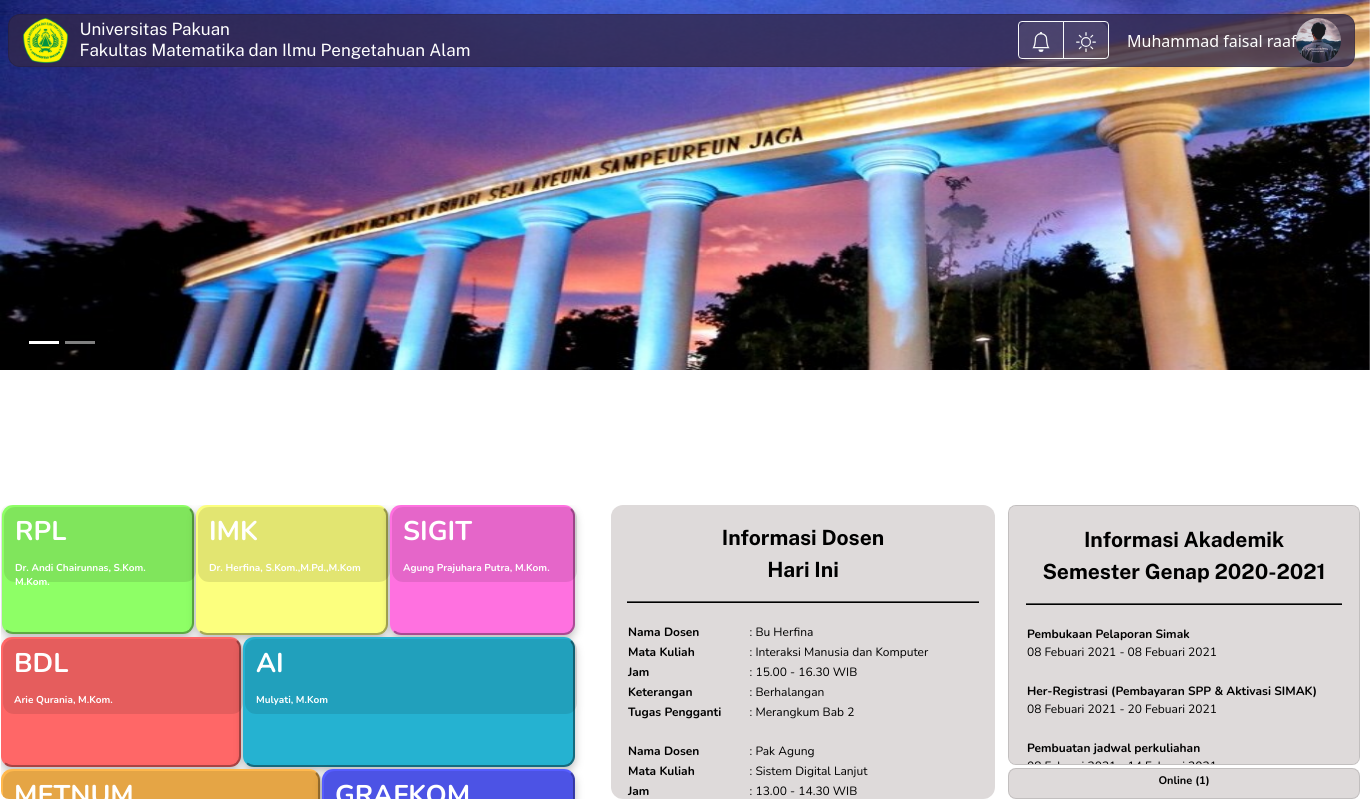
/beranda.php (signed in), run on the app's committed database.
### tables this page shows
CREATE TABLE `lms_mahasiswa` (
  `id_mahasiswa` int(11) NOT NULL,
  `nama` varchar(64) NOT NULL,
  `npm` varchar(9) NOT NULL,
  `status` varchar(10) NOT NULL,
  `kelas` varchar(2) NOT NULL,
  `semester` varchar(2) NOT NULL,
  `jurusan` varchar(20) NOT NULL,
  `wali_dosen` varchar(64) NOT NULL,
  `foto` varchar(255) NOT NULL,
  `tgl_lhr` date NOT NULL
);

CREATE TABLE `dosen` (
  `ID_Dos` varchar(10) NOT NULL,
  `Nama_Dos` varchar(35) NOT NULL,
  `Matkul` varchar(60) NOT NULL,
  `No_WA` varchar(35) NOT NULL,
  `Jam_Matkul` varchar(45) NOT NULL
);

### beranda.php (the view, shortened to what this page needs)
<?php
include "koneksi.php";
?>
<!doctype html>
<html lang="en">
<head>
    <link href="https://cdn.jsdelivr.net/npm/bootstrap@5.0.1/dist/css/bootstrap.min.css" rel="stylesheet">
    <link rel="stylesheet" href="./Resource/style.css">
    <link rel="stylesheet" href="https://cdnjs.cloudflare.com/ajax/libs/font-awesome/4.7.0/css/font-awesome.min.css">
</head>
<body>
    <div id="carouselExampleIndicators" class="carousel slide" data-bs-ride="carousel">
        <div class="carousel-indicators">
            <button type="button" data-bs-target="#carouselExampleIndicators" data-bs-slide-to="0" class="active" aria-current="true" aria-label="Slide 1"></button>
            <button type="button" data-bs-target="#carouselExampleIndicators" data-bs-slide-to="1" aria-label="Slide 2"></button>
        </div>
        <div class="carousel-inner">
            <div id="gambar-beranda" class="carousel-item active img-fluid">
                <img src="./Resource/Image/dashboard bg2_kujang party 1302x668.jpeg" class="d-block w-100" alt=" gambar kujang">
            </div>
        </div>
    </div>
    <div>
        <div id="beranda-h" class="card">
            <div class="card-body">
                <img src="./Resource/Image/logo unpak.png" id="logo-beranda" alt="logo unpak">
                <p id="nama-univ-beranda">Universitas Pakuan<br>Fakultas Matematika dan Ilmu Pengetahuan Alam</p>
                <div id="icon-h" class="card">
                    <div class="card-body" style="padding: 0px 0px 0px 0px;">
                        <div class="btn-group-me-1">
                            <div class="btn-group me-2" role="group" aria-label="Second group">
                                <button type="button" class="btn btn-outline-light" data-bs-toggle="collapse" data-bs-target="#collapsenotif" aria-expanded="false" aria-controls="collapsenotif">
                                </button>
                                <button type="button" class="btn btn-outline-light" aria-expanded="false">
                                </button>
                            </div>
                        </div>
                    </div>
                </div>
            </div>
            <?php
            $tampilPeg    = mysqli_query($conn, "SELECT * FROM lms_mahasiswa WHERE id_mahasiswa='$_SESSION[id_mahasiswa]'");
            $peg    = mysqli_fetch_array($tampilPeg);
            ?>
            <div id="profile-h" class="card">
                <button class="btn btn-primary" type="button" data-bs-toggle="collapse" data-bs-target="#collapseExample" aria-expanded="false" aria-controls="collapseExample" style="background: rgba(255,255,255,0);
                color: white;
                text-align: left;
                border-width: 0px;
               padding: 14px 0px 0px 6px;
                /* margin: 0px 38px 0px 0px;*/">
                    <p><?= $peg['nama'] ?></p>
                    <img src="resource/image/<?= $peg['foto'] ?>" id="photo-user" alt="photo profile">
                </button>
            </div>
        </div>
    </div>
    <div>
        <div id="matakuliah-h" class="card card-$purple-600">
            <?php
            $sql = "SELECT ID_Dos,Nama_Dos,Matkul FROM Dosen ;";
            $result = mysqli_query($conn, $sql);
            $resultcheck = mysqli_num_rows($result);
            if ($resultcheck > 0) {
                while ($row = mysqli_fetch_array($result)) {
                    echo '
                <button class="Matkul_' . $row['ID_Dos'] . '" type="button" data-bs-toggle="collapse" data-bs-target="#collapseMatkul" aria-expanded="false" aria-controls="collapseMatkul">
                <div class="Matkul' . $row['ID_Dos'] . '">
                    <p class="bu_fina">' . $row['Nama_Dos'] . '</p>
                    <div class="imk">' . $row['Matkul'] . '</div>
                </div>
                </button>';
                }
            } else {
                echo "Kosong";
            }
            ?>
        </div>
        <div>
            <div id="inf-dosen-h" class="card card-$purple-600">
                <div class="card-body">
                    <table style="font-size: 12px;width: 100%;">
                        <tr>
                            <th colspan="2" style="
                        text-align: center;
                        font-size: 21px;
                        padding-bottom: 16px;
                        font-family: 'Public Sans';
                        border-bottom-style: ridge;
                        border-bottom-color: black;
                        border-bottom-width: 2px;">
                                Informasi Dosen<br>Hari Ini</th>
                        </tr>
                        <tr>
                            <td style="padding-top: 20px;"><b>Nama Dosen </b></td>
                            <td style="padding-top: 20px;">: Bu Herfina</td>
                        </tr>
                        <tr>
                            <td><b>Mata Kuliah </b></td>
                            <td>: Interaksi Manusia dan Komputer</td>
                        </tr>
                        <tr>
                            <td><b>Jam </b></td>
                            <td>: 15.00 - 16.30 WIB</td>
                        </tr>
                        <tr>
                            <td><b>Keterangan </b></td>
                            <td>: Berhalangan</td>
                        </tr>
                        <tr>
                            <td><b>Tugas Pengganti </b></td>
                            <td>: Merangkum Bab 2</td>
                        </tr>
                        <tr>
                            <td style="padding-top: 20px;"><b>Nama Dosen </b></td>
                            <td style="padding-top: 20px;">: Pak Agung</td>
                        </tr>
                        <tr>
                            <td><b>Mata Kuliah </b></td>
                            <td>: Sistem Digital Lanjut</td>
                        </tr>
                        <tr>
                            <td><b>Jam </b></td>
                            <td>: 13.00 - 14.30 WIB</td>
                        </tr>
                    </table>
                </div>
            </div>
        </div>
        <div>
            <div id="inf-akademik-h" class="card card-$purple-600" style="padding: 1px 1px 1px 1px;">
                <div class="card-body">
                    <table id="tabel-akademik" style="font-size: 12px;width: 100%;font-family: 'Nunito';">
                        <tr>
                            <th colspan="2" style="
                        text-align: center;
                        font-size: 21px;
                        padding-bottom: 16px;
                        font-family: 'Public Sans';
                        border-bottom-style: ridge;
                        border-bottom-color: black;
                        border-bottom-width: 2px;">
                                Informasi Akademik<br>Semester Genap 2020-2021</th>
                        </tr>
                        <tr>
                            <td style="padding-top: 20px;"><b>Pembukaan Pelaporan Simak</b>
                                <br>08 Febuari 2021 - 08 Febuari 2021
                            </td>
                        </tr>
                        <tr>
                            <td style="padding-top: 20px;"><b>Her-Registrasi (Pembayaran SPP & Aktivasi SIMAK)</b><br>
                                08 Febuari 2021 - 20 Febuari 2021</td>
                        </tr>
                        <tr>
                            <td style="padding-top: 20px;"><b>Pembuatan jadwal perkuliahan</b><br>
                                08 Febuari 2021 - 14 Febuari 2021</td>
                        </tr>
                    </table>
                </div>
            </div>
        </div>
        <div>
            <div id="inf-online-h" class="card card-$purple-600">
                <div style="
            padding: 0px 0px 0px 0px;
            height: 0px;
            text-indent: 0px;
            line-height: 24px;
            text-align: center;
            font-size: 11px;">
                    <p>Online (1)</p>
                </div>
            </div>
        </div>
                            <body>
                            </body>
</body>
</html>

### data on the page
lms_mahasiswa: nama "Muhammad faisal raafi", foto (picture)
dosen: Nama_Dos "Dr. Andi Chairunnas, S.Kom. M.Kom.", Matkul "RPL"
dosen: Nama_Dos "Dr. Herfina, S.Kom.,M.Pd.,M.Kom", Matkul "IMK"
dosen: Nama_Dos "Agung Prajuhara Putra, M.Kom.", Matkul "SIGIT"
dosen: Nama_Dos "Arie Qurania, M.Kom.", Matkul "BDL"
dosen: Nama_Dos "Mulyati, M.Kom", Matkul "AI"
